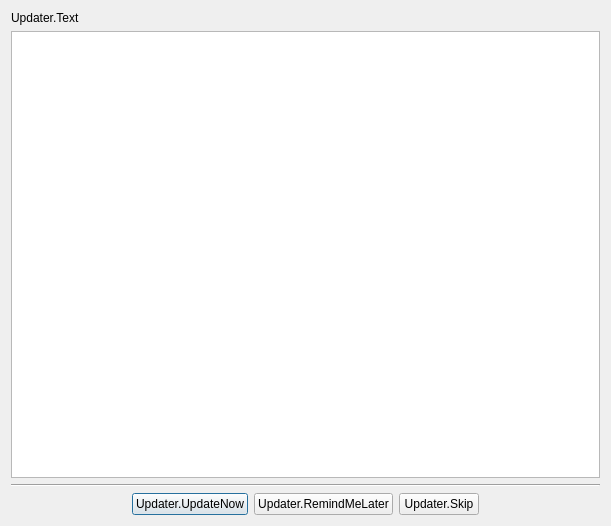
<?xml version="1.0" encoding="UTF-8"?>
<ui version="4.0">
 <class>OBSUpdate</class>
 <widget class="QDialog" name="OBSUpdate">
  <property name="geometry">
   <rect>
    <x>0</x>
    <y>0</y>
    <width>611</width>
    <height>526</height>
   </rect>
  </property>
  <property name="windowTitle">
   <string>Updater.Title</string>
  </property>
  <layout class="QVBoxLayout" name="verticalLayout">
   <item>
    <widget class="QLabel" name="label">
     <property name="text">
      <string>Updater.Text</string>
     </property>
    </widget>
   </item>
   <item>
    <widget class="QTextBrowser" name="text">
     <property name="readOnly">
      <bool>true</bool>
     </property>
     <property name="html">
      <string>&lt;!DOCTYPE HTML PUBLIC &quot;-//W3C//DTD HTML 4.0//EN&quot; &quot;http://www.w3.org/TR/REC-html40/strict.dtd&quot;&gt;
&lt;html&gt;&lt;head&gt;&lt;meta name=&quot;qrichtext&quot; content=&quot;1&quot; /&gt;&lt;style type=&quot;text/css&quot;&gt;
p, li { white-space: pre-wrap; }
&lt;/style&gt;&lt;/head&gt;&lt;body style=&quot; font-family:'MS Shell Dlg 2'; font-size:8.25pt; font-weight:400; font-style:normal;&quot;&gt;
&lt;p style=&quot;-qt-paragraph-type:empty; margin-top:0px; margin-bottom:0px; margin-left:0px; margin-right:0px; -qt-block-indent:0; text-indent:0px; font-size:8pt;&quot;&gt;&lt;br /&gt;&lt;/p&gt;&lt;/body&gt;&lt;/html&gt;</string>
     </property>
     <property name="openExternalLinks">
        <bool>true</bool>
     </property>
    </widget>
   </item>
   <item>
    <widget class="Line" name="line">
     <property name="orientation">
      <enum>Qt::Horizontal</enum>
     </property>
    </widget>
   </item>
   <item>
    <layout class="QHBoxLayout" name="horizontalLayout">
     <item>
      <spacer name="horizontalSpacer">
       <property name="orientation">
        <enum>Qt::Horizontal</enum>
       </property>
       <property name="sizeHint" stdset="0">
        <size>
         <width>40</width>
         <height>20</height>
        </size>
       </property>
      </spacer>
     </item>
     <item>
      <widget class="QPushButton" name="yes">
       <property name="text">
        <string>Updater.UpdateNow</string>
       </property>
       <property name="default">
        <bool>true</bool>
       </property>
      </widget>
     </item>
     <item>
      <widget class="QPushButton" name="no">
       <property name="text">
        <string>Updater.RemindMeLater</string>
       </property>
      </widget>
     </item>
     <item>
      <widget class="QPushButton" name="skip">
       <property name="text">
        <string>Updater.Skip</string>
       </property>
      </widget>
     </item>
     <item>
      <spacer name="horizontalSpacer_2">
       <property name="orientation">
        <enum>Qt::Horizontal</enum>
       </property>
       <property name="sizeHint" stdset="0">
        <size>
         <width>40</width>
         <height>20</height>
        </size>
       </property>
      </spacer>
     </item>
    </layout>
   </item>
  </layout>
 </widget>
 <resources/>
 <connections/>
</ui>
